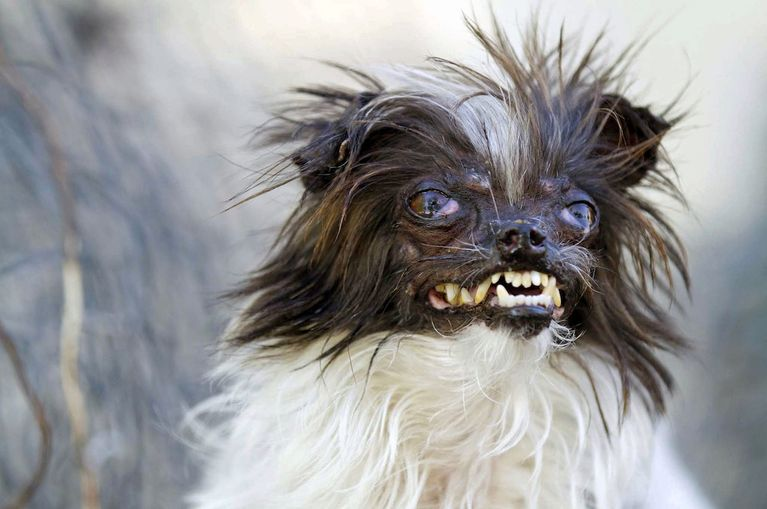
#> input picture cours/NumPy/img.jpeg, 767 x 509 px, found by its file name
$ python 03.wtf.py
#> lines starting #> are read from the running program, lines starting #| are printed output that depends on the picture
import numpy as np
import matplotlib.pyplot as plt
import matplotlib.image as mpimg

img = mpimg.imread(r".\img.jpeg")
#> img is the input picture: shape (509, 767, 3); mean R, G, B 151.9, 151.8, 152.8
print(img)
#> (printed output is left out)

img = img.copy()

# img[:, :, 0] = 0

# rotated = np.transpose(img, (1, 0, 2))
# rotated = np.flipud(rotated)

r, g, b = img[:,:,0], img[:,:,1], img[:,:,2]
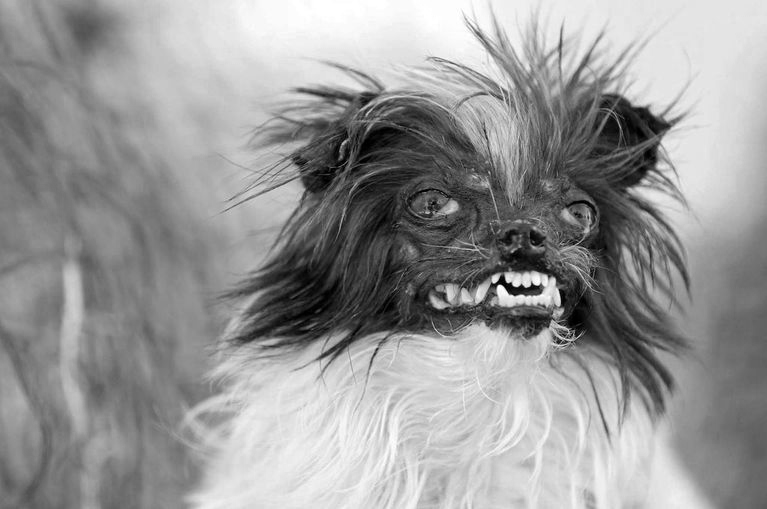
#> r: shape (509, 767); min 0, max 255, mean 151.9
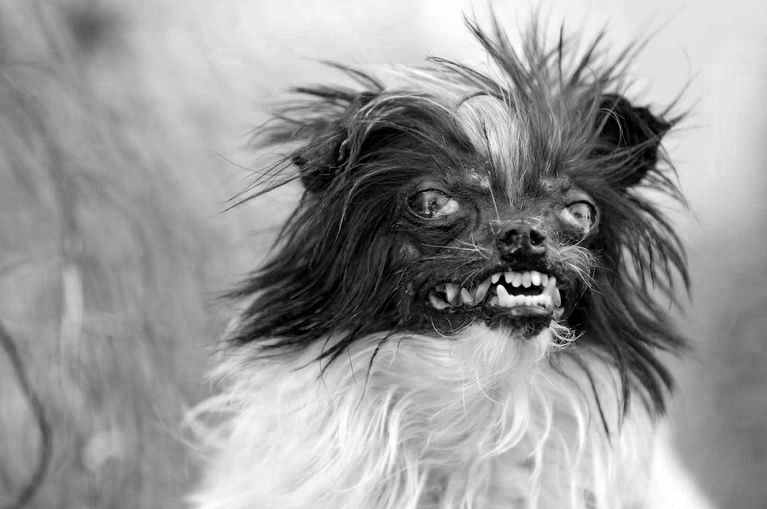
#> b: shape (509, 767); min 0, max 255, mean 152.8
img_2 = 0.2989 * r + 0.5870 * g + 0.1140 * b

plt.imshow(img_2, cmap="gray")
plt.axis('off')
plt.show()

# [12 lines of commented-out code are left out]
